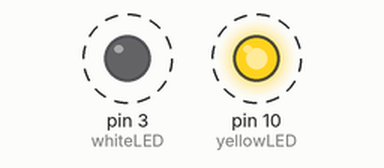
A sketch run on a simulated Arduino Uno, built with avr-gcc and run on an emulated ATmega328P. Parts: output pins drawn as LEDs (lit = HIGH). Dashed ring = blinking.

Above: at 2.1 s.
Timing chart, 0 to 5.0 s (numbered marks = the images above):
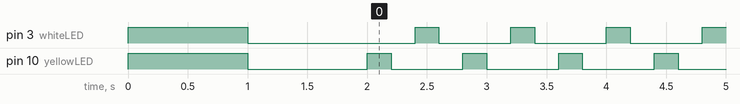

Measured:
- by itself, pin 3 (whiteLED), pin 10 (yellowLED): repeats every 0.80 s: HIGH 0.20 s, LOW 0.60 s
- by itself, everything shown: repeats every 0.80 s, in 4 steps

The sketch:

problem.ino
```cpp
int greenLED=8;
float pi=3.14;
int dit=200;
int dah=1000;
int longW=1000;
int yellowLED=10;
int whiteLED=3;

void setup() {
  pinMode(yellowLED, OUTPUT);
  pinMode(whiteLED, OUTPUT);
  digitalWrite(yellowLED, HIGH);
  digitalWrite(whiteLED, HIGH);
  delay(dah);
  digitalWrite(yellowLED, LOW);
  digitalWrite(whiteLED, LOW);
  delay(dah);
}

void loop() {

  digitalWrite(yellowLED, HIGH);
  delay(dit);
  digitalWrite(yellowLED, LOW);
  delay(dit);

  digitalWrite(whiteLED, HIGH);
  delay(dit);
  digitalWrite(whiteLED, LOW);
  delay(dit);
}
```
